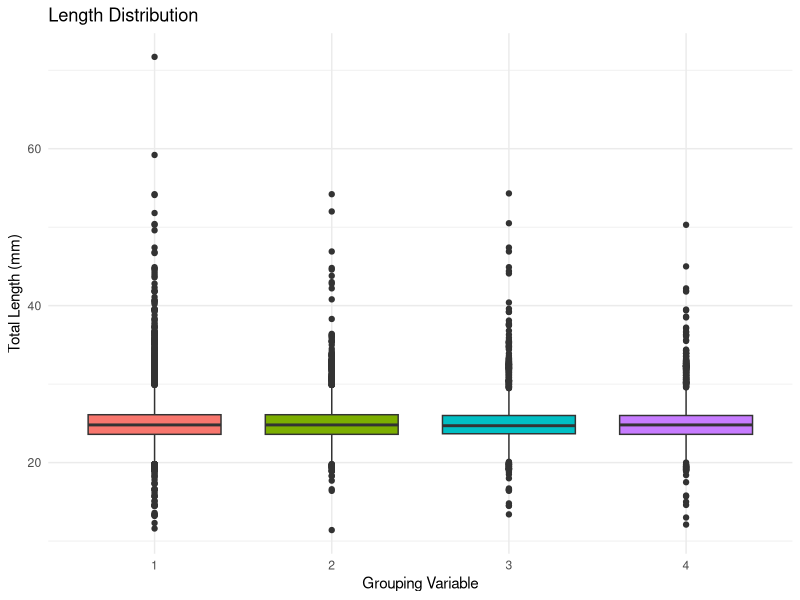
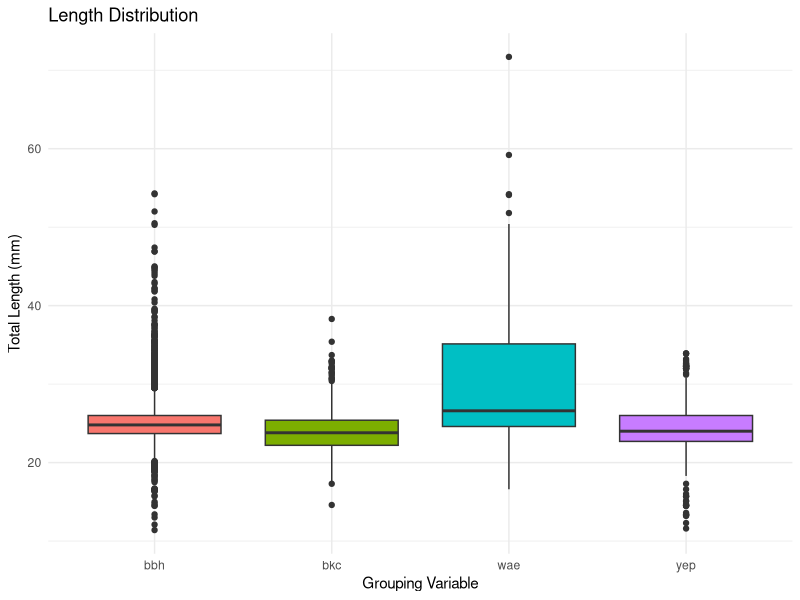
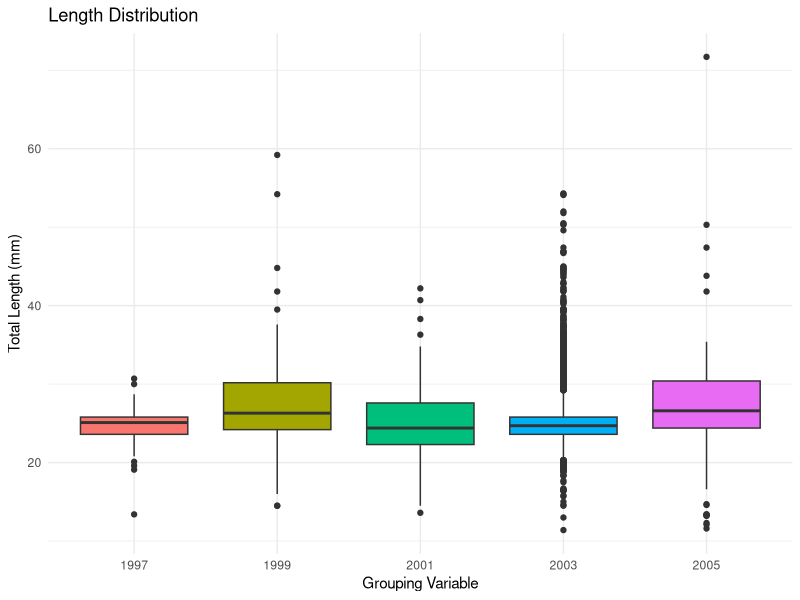
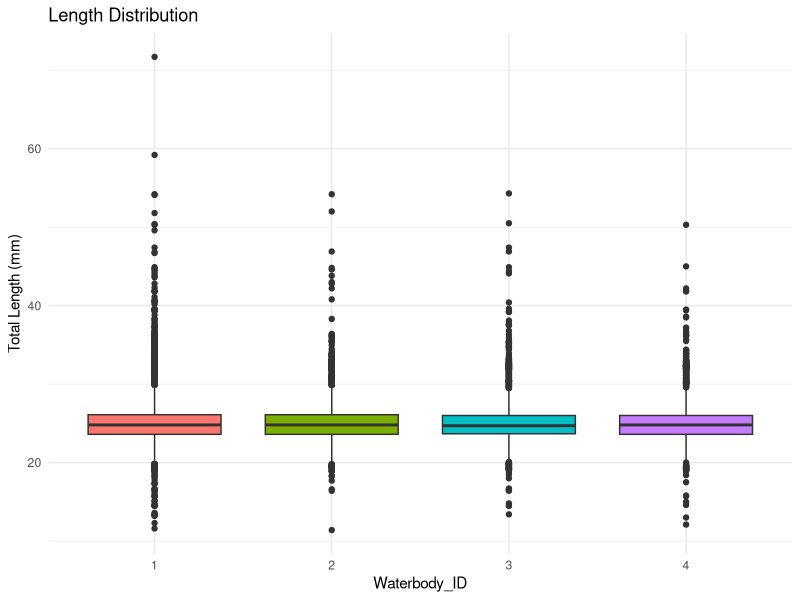
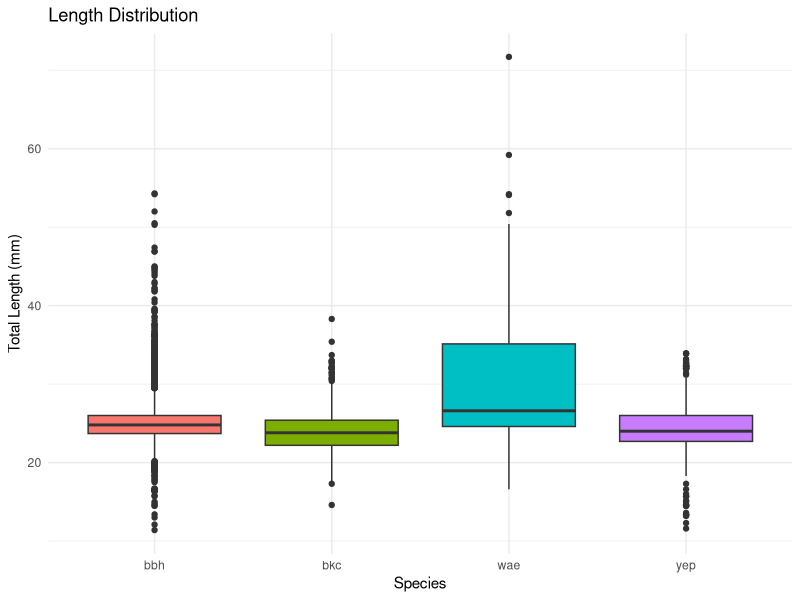
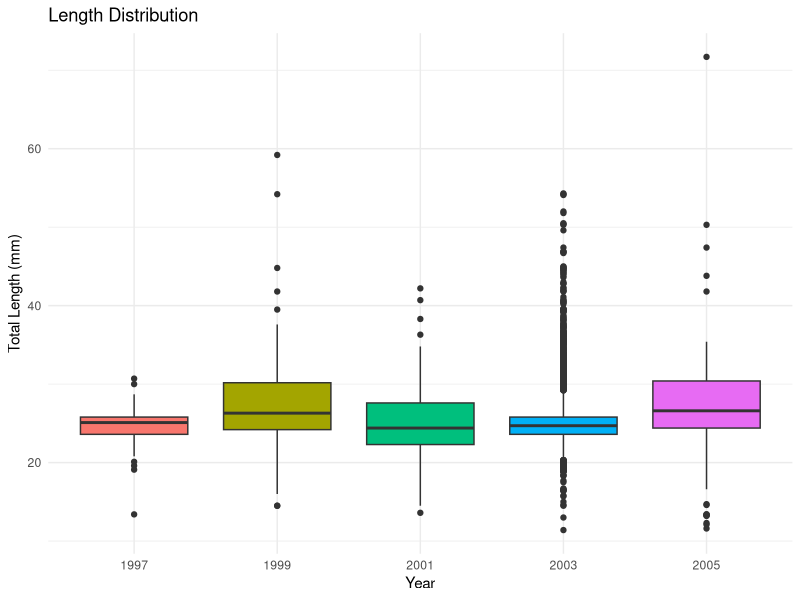
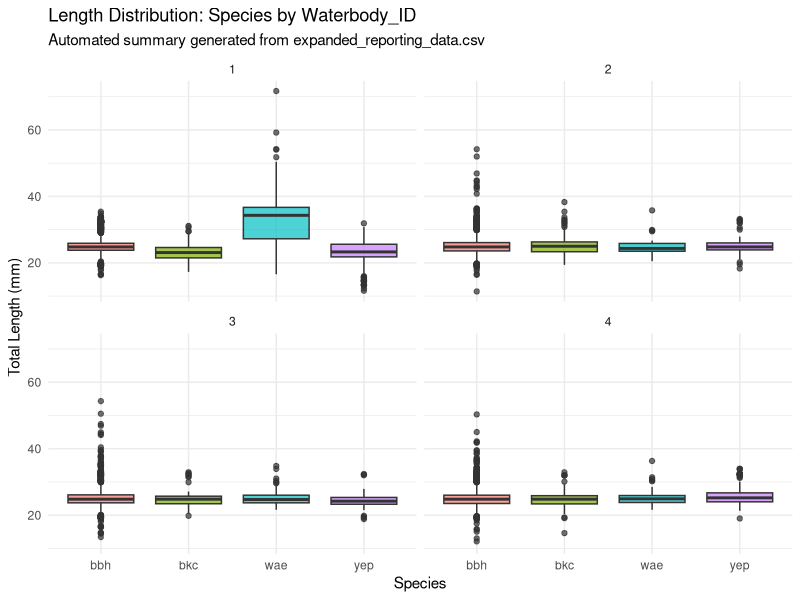
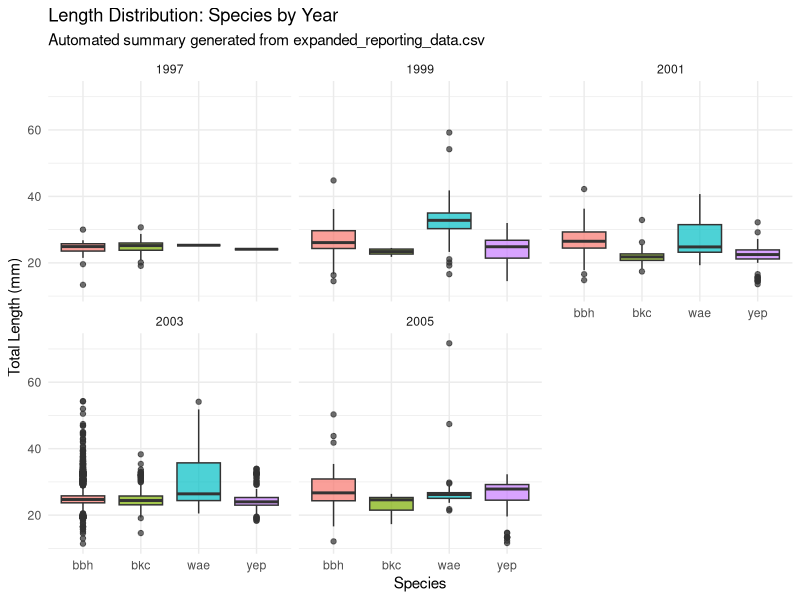

Source code (R) for these figures, in order:
##### R Script to write and test functions in R
library(tidyverse) #load required library

#example function that does addition
function_name <- function(argument1, argument2) { #1. Arguments
  result <- argument1 + argument2 #2. Body
  return(result) } #Return Value (Output)
function_name(2, 2)

#load required example data
fish_data <- read.csv("expanded_reporting_data.csv")
glimpse(fish_data) #look at data structure

# Define the function to summarize fish stats
summarize_fish_stats <- function(df, group_var) {
  summary_table <- df %>%
    group_by({{ group_var }}) %>%
    summarise(
      count = n(),
      min_length = min(Total_Length, na.rm = TRUE),
      avg_length = mean(Total_Length, na.rm = TRUE),
      max_length = max(Total_Length, na.rm = TRUE)
    ) %>%
    arrange(desc(avg_length))
  return(summary_table)
}

# Test it
summarize_fish_stats(fish_data, Species)
summarize_fish_stats(fish_data, Year)
summarize_fish_stats(fish_data, Waterbody_ID)

# Define function to plot length distribution with one grouping variable.
plot_fish_lengths <- function(df, group_var) {
  p <- ggplot(df, aes(x = factor({{ group_var }}), y = Total_Length, fill = factor({{ group_var }}))) +
    geom_boxplot() +
    labs(title = "Length Distribution", x = "Grouping Variable", y = "Total Length (mm)") +
    theme_minimal() +
    guides(fill = "none")
  return(p)
}

# Test it:
plot_fish_lengths(fish_data, Waterbody_ID)
plot_fish_lengths(fish_data, Species)
plot_fish_lengths(fish_data, Year)

# Enhance plot with automated axis labeling.
plot_fish_lengths <- function(df, group_var) {
  var_name <- rlang::as_label(rlang::enquo(group_var))
  p <- ggplot(df, aes(x = factor({{ group_var }}), y = Total_Length, fill = factor({{ group_var }}))) +
    geom_boxplot() +
    labs(title = "Length Distribution", x = var_name, y = "Total Length (mm)") +
    theme_minimal() +
    guides(fill = "none")
  return(p)
}

# Test it:
plot_fish_lengths(fish_data, Waterbody_ID)
plot_fish_lengths(fish_data, Species)
plot_fish_lengths(fish_data, Year)

# Add a secondary grouping variable for more informative plots.
plot_fish_comparison <- function(df, group_var, facet_var) {
  # 1. Capture labels for both variables
  x_lab <- rlang::as_label(rlang::enquo(group_var))
  f_lab <- rlang::as_label(rlang::enquo(facet_var))
  # 2. Build the plot
  p <- ggplot(df, aes(x = factor({{ group_var }}), 
                      y = Total_Length, 
                      fill = factor({{ group_var }}))) +
    geom_boxplot(alpha = 0.7) +
    # Use vars() to wrap the injected facet variable
    facet_wrap(vars({{ facet_var }})) + 
    labs(
      title = paste("Length Distribution:", x_lab, "by", f_lab),
      subtitle = "Automated summary generated from expanded_reporting_data.csv",
      x = x_lab,
      y = "Total Length (mm)"
    ) +
    theme_minimal() +
    theme(legend.position = "none")
  return(p)
}

#Example use cases:
# Example A: Species length distribution within each Waterbody
plot_fish_comparison(fish_data, Species, Waterbody_ID)

# Example B: Species length distribution across different Years
plot_fish_comparison(fish_data, Species, Year)

# Example C: Waterbody differences for each Species
plot_fish_comparison(fish_data, Waterbody_ID, Species)

#Solution to exercise: Develop a Site-Specific Summary Function
get_site_summary <- function(df, site_num) {
  summary <- df %>%
    # Use site_num directly because it is a value (e.g., 2), not a column name
    filter(Waterbody_ID == site_num) %>%
    group_by(Species) %>%
    summarise(
      n_fish = n(),
      avg_len = mean(Total_Length, na.rm = TRUE)
    )
  return(summary)
}

# Test it
get_site_summary(fish_data, 1)
get_site_summary(fish_data, 3)
